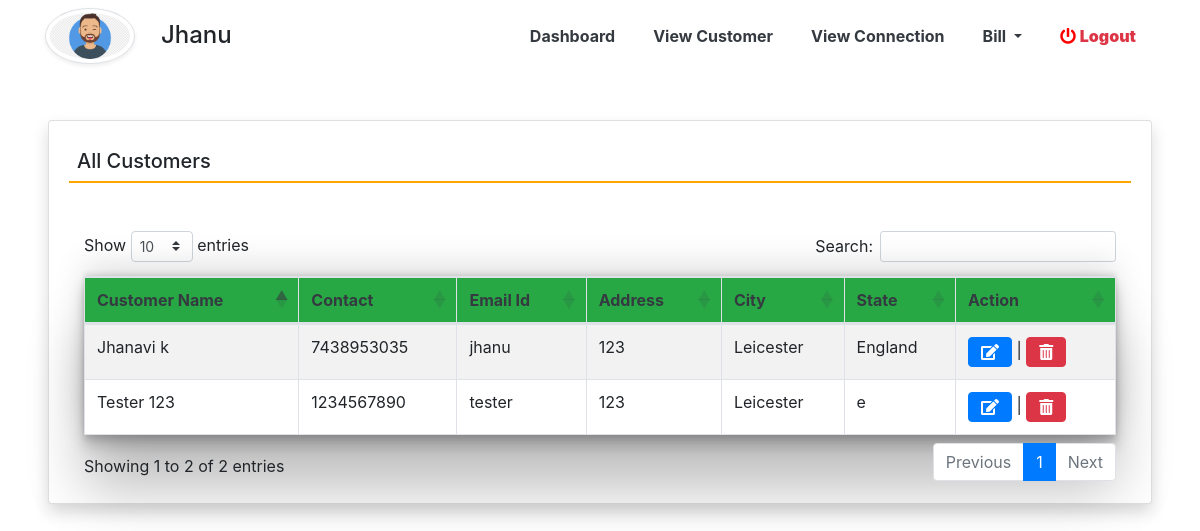
/view_Customer (signed in), run on the app's committed database.
### frontend/models.py (models this page shows, shortened)
class Customer(models.Model):
    user = models.ForeignKey(User,on_delete=models.CASCADE)
    usercontactnumber = models.CharField(max_length=15, null=True)
    useraddress = models.CharField(max_length=200, null=True)
    usercity = models.CharField(max_length=100,null=True)
    userstate = models.CharField(max_length=100, null=True)
    userregdate = models.DateTimeField(auto_now_add=True)

### frontend/views.py (the view)
# urls.py: path('view_Customer', view_Customer,name='view_Customer'),
def view_Customer(request):
    if not request.user.is_authenticated:
        return redirect('index')
    customer = Customer.objects.all()
    return render(request, 'view_Customer.html', locals())

### frontend/templates/view_Customer.html
{% extends 'navbar1.html' %}
{% load static %}
{% block body1 %}
<div class="card shadow m-5">
    <div class="card-body">
		<h5 class="p-2" style="border-bottom: 2px solid orange">All Customers</h5>
     <div class="container mt-5">
		<h1 class="text-success text-center"></h1>
		<table id="example" class="table table-striped table-bordered" style="width:100%; box-shadow: rgba(0, 0, 0, 0.25) 0px 54px 55px, rgba(0, 0, 0, 0.12) 0px -12px 30px, rgba(0, 0, 0, 0.12) 0px 4px 6px, rgba(0, 0, 0, 0.17) 0px 12px 13px, rgba(0, 0, 0, 0.09) 0px -3px 5px;">
			<thead class="bg-Success" style="background-color: #9e9e9e">
				<tr>
					<th class="text-Dark">Customer Name</th>
					<th class="text-Dark">Contact</th>
					<th class="text-Dark">Email Id</th>
					<th class="text-Dark">Address</th>
					<th class="text-Dark">City</th>
					<th class="text-Dark">State</th>
					<th class="text-Dark">Action</th>
				</tr>
			</thead>
			<tbody>
              {% for i in customer %}
			  <tr>
				  <td>{{i.user.first_name}} {{i.user.last_name}}</td>
				  <td>{{i.usercontactnumber}}</td>
				  <td>{{i.user.username}}</td>
				  <td>{{i.useraddress}}</td>
				  <td>{{i.usercity}}</td>
				  <td>{{i.userstate}}</td>
				  <td><a href="{% url 'edit_Customer' i.id %}" class="btn btn-primary"><i class="fas fa-edit"></i></a> |
					  <a href="{% url 'delete_Customer' i.id %}" class="btn btn-danger" onclick="return confirm('Are you sure to delete this Customer Details ?')"><i class="fas fa-trash-alt"></i></a></td>
			  </tr>
			{% endfor %}
			</tbody>
		</table>
	</div>
	</div>
</div>
{% endblock %}

### frontend/templates/navbar1.html (shortened to what this page needs)
{% load static %}
<html>
<head>
<link rel="stylesheet"
	href="https://maxcdn.bootstrapcdn.com/bootstrap/4.5.2/css/bootstrap.min.css">
<link rel="stylesheet"
	href="https://pro.fontawesome.com/releases/v5.10.0/css/all.css"
 />
<link rel="stylesheet"
	href="https://cdnjs.cloudflare.com/ajax/libs/twitter-bootstrap/4.5.2/css/bootstrap.css">
<link rel="stylesheet"
	href="https://cdn.datatables.net/1.11.3/css/dataTables.bootstrap4.min.css">
<link rel="stylesheet" href="{% static 'css/sidebar.css' %}">
</head>
<body>
	<div class="navbar bg-white navbar-expand-sm w-100" id="sidebar">
		<div class="container">
		<div class="bg-white">
			<div class="media d-flex align-items-center">
				<img src="{% static 'images/user12.png' %}" width="90" height="90"
					class="mr-3 rounded-circle img-thumbnail shadow-sm">
				<div class="media-body">
					<h4 class="mb-0" style="text-transform: capitalize;">{{request.user.username}}</h4>
				</div>
			</div>
		</div>
		<ul class="nav flex-row bg-white">
			<li class="nav-item"><a href="{% url 'admin_home' %}"
				class="nav-link text-dark bg-white">
					Dashboard
			</a></li>
			<li class="nav-item"><a href="{% url 'view_Customer' %}"
				class="nav-link text-dark bg-white">
				View Customer
			</a></li>
			<li class="nav-item"><a href="{% url 'view_Connection' %}"
				class="nav-link text-dark bg-white">
				View Connection
			</a></li>
			<li class="nav-item dropdown"><a href=""
				class="nav-link dropdown-toggle text-dark bg-white" id="navbardrop"
				data-toggle="dropdown">  Bill
			</a>
				</li>
			<li class="nav-item">
				<a data-toggle="modal" data-target="#exampleModalCenter" title="logout" class="text-danger float-right nav-link "><i
					class="fas fa-power-off"></i> <b>Logout</b></a>
		</ul>
	</div>
	</div>
		{% block body1 %}
		{% endblock %}
</body>
</html>

### frontend/static/css/sidebar.css (style rules this page uses)
body { background: #ffffff; min-height: 100vh; }
.nav-link { font-weight : bold; }
.fa-power-off { color: red; }

### frontend/templates/navbar1.html (style rules this page uses)
.nav-item { padding: 3px !important; }
h2, h4 { padding: 10px; }

### data on the page
Customer: user.first_name "Jhanavi", user.last_name "k", usercontactnumber "7438953035", user.username "jhanu", useraddress "123", usercity "Leicester", userstate "England"
Customer: user.first_name "Tester", user.last_name "123", usercontactnumber "1234567890", user.username "tester", useraddress "123", usercity "Leicester", userstate "e"

### other printed values
{{ request.user.username }} "Jhanu"
